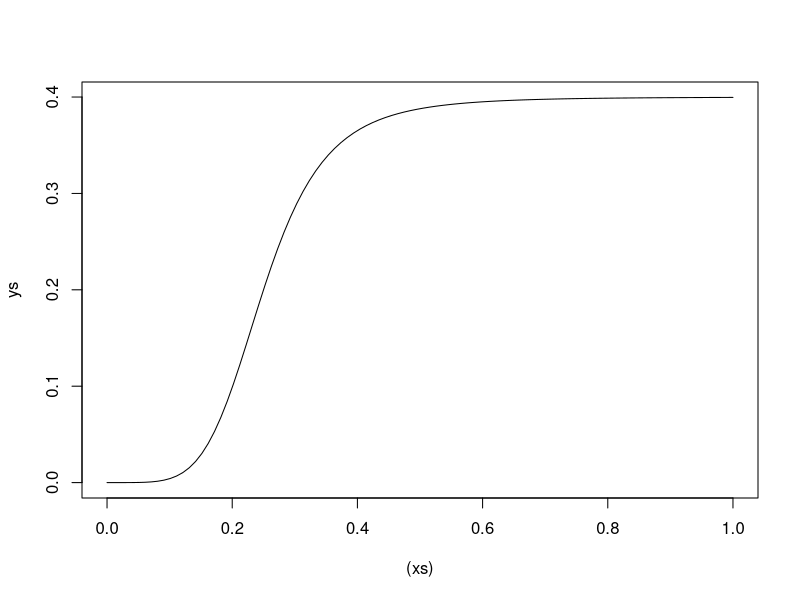
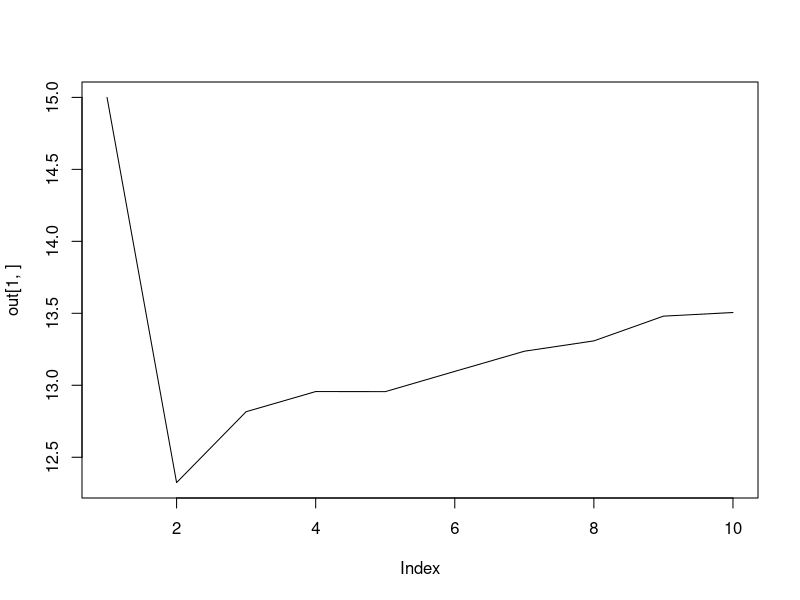

Source code (R) for these figures, in order:
require(gtools)

forwardsim = function(drug_regimen,              # dose given each day (mg/kg)
                      Hb_star,                   # Steady state hameoglobin for the individual (g/dL)
                      diff_alpha,                # parameters governing increase in normoblast production based on difference from steady state
                      delta_alpha,               # parameters governing increase in normoblast production based on previous day reduction in haemoglobin
                      MAX_EFFECT,                # maximum drug effect on G6PD depletion
                      h,                         # slope effect in dose response function
                      beta,                      # Dose corresponding to half maximum drug effect (mg)
                      log_k,                     # transit time parameter
                      nComp_sim,                 # Total number of compartments to forward simulate
                      T_nmblast,                 # normboblast lifespan - maturation time
                      T_retic,                   # reticulocyte lifespan - including marrow and circulating periods
                      T_RBC_max,                 # Maximum allowed value for RBC lifespan (arbitrary; days)
                      T_transit_steady_state,    # transit time at steady state
                      G6PD_initial,              # Initial amount of G6PD (unitless, scales with the delta quantity)
                      logit_G6PD_delta_day,      # Daily fixed reduction of G6PD in absence of drug
                      G6PD_threshold){
  
  out_res = array(dim = c(2, nComp_sim))       # where we save the output of forwards simulation
  
  # set up variables we need for the simulation
  
  Hb_delta=0;
  lambda = 1000;                            # baseline production of normoblasts per time - arbitrary number
  
  Hb = array(dim=nComp_sim);               # The haemoglobin at each point in the simulation
  retic_percent = array(dim=nComp_sim)     # The retic count (%) at each point in the simulation
  drug_effect=0;
  
  # s to store red blood cell age distributions
  erythrocytes = rep(lambda, T_RBC_max);         # Distribution of erythrocytes in circulation
  normoblasts = rep(lambda, T_nmblast);          # Distribution of normoblasts
  reticulocytes = rep(lambda, T_retic);          # Distribution of reticulocytes
  erythrocytes_G6PD = array(dim = T_RBC_max)
  
  # ***** Calculate initial values at steady state *****
  Hb[1] = Hb_star;
  transit = compute_transit_time(Hb[1], Hb_star, T_transit_steady_state, log_k);
  rho = compute_rho(Hb[1], Hb_delta, Hb_star, diff_alpha, delta_alpha); # this should return 1
  if(rho>1) print("Problem as rho >1 at steady state!");
  
  erythrocytes_G6PD[1] = G6PD_initial; # starting quantity of G6PD enzyme
  for(i in 2:T_RBC_max){
    erythrocytes_G6PD[i] = erythrocytes_G6PD[i-1]*(1-inv.logit(logit_G6PD_delta_day)); # daily depletion
    if(erythrocytes_G6PD[i-1] < G6PD_threshold){
      erythrocytes[i] = 0.0;
    } else {
      erythrocytes[i] = erythrocytes[i-1];
    }
  }
  
  Total_Retics = CountRetics(transit, reticulocytes); # count the number of retics in circulation
  Total_Eryths = sum(erythrocytes);                   # count the number of mature RBCs in circulation
  C_0 = Total_Retics + Total_Eryths;                  # Starting number of circulating cells - this is the steady state number
  retic_percent[1] = 100 * Total_Retics / C_0;
  
  #******************* Forward simulation *****************#
  for(t in 2:nComp_sim){
    
    # Compute the multiplication factor of basal normoblast production
    if(t>2) Hb_delta = Hb[t-2]-Hb[t-1];
    rho = compute_rho(Hb[t-1], Hb_delta, Hb_star, diff_alpha, delta_alpha);
    
    # calculate the updated Hb dependent transit time for the reticulocytes
    transit = compute_transit_time(Hb[t-1], Hb_star, T_transit_steady_state, log_k);
    
    # We move the RBCs from one compartment to the next
    temp_normoblasts = normoblasts;   # make temp copy
    normoblasts[1] = rho*lambda;      # the number of new normoblasts made at time t
    for(i in 2:T_nmblast)             # move all the normoblasts along by one
    {
      normoblasts[i] = temp_normoblasts[i-1];
    }
    
    temp_retics = reticulocytes;
    reticulocytes[1] = temp_normoblasts[T_nmblast];
    for(i in 2:T_retic)
    {
      reticulocytes[i] = temp_retics[i-1];
    }
    
    # Compute the G6PD depletion effect of yesterday's dose on circulating erythrocytes
    drug_effect = dose_response(drug_regimen[t-1], MAX_EFFECT, h, beta);
    
    # survival function of RBC lifespan
    temp_eryths = erythrocytes;             # copy values to temp 
    temp_eryths_G6PD = erythrocytes_G6PD;
    # values for first day as erythrocytes
    erythrocytes[1] = temp_retics[T_retic];
    erythrocytes_G6PD[1] = G6PD_initial;
    for (i in 2:T_RBC_max){
      erythrocytes_G6PD[i] = temp_eryths_G6PD[i-1]*(1-inv.logit(logit_G6PD_delta_day))-drug_effect; # deplete by daily amount plus drug effect
      if(erythrocytes_G6PD[i-1] < G6PD_threshold){
        erythrocytes[i] = 0.0;
      } else {
        erythrocytes[i] = temp_eryths[i-1];
      }
    }
    
    # Count the number of retics and erythrocytes in circulation
    Total_Retics = CountRetics(transit, reticulocytes);
    Total_Eryths = sum(erythrocytes);
    C_t = Total_Retics + Total_Eryths;
    retic_percent[t] = 100 * Total_Retics / C_t;
    Hb[t] = Hb_star * C_t / C_0;
    
  }
  # store results
  out_res[1,] = Hb;
  out_res[2,] = retic_percent;
  
  return (out_res);
}


CountRetics = function( transit,  reticulocytes){
  Total_Retics = 0;
  T_retic = length(reticulocytes);
  i = T_retic;
  transit_int = ceiling(transit);
  retic_rem =  ceiling(transit) - transit;
  while(i > transit+1) {
    Total_Retics = Total_Retics+reticulocytes[i];
    i = i-1;
  }
  Total_Retics = Total_Retics+retic_rem*reticulocytes[transit_int];
  
  return(Total_Retics);
}



compute_rho = function( Hb,  Hb_delta,  Hb_star,  diff_alpha,  delta_alpha)
{
  Hb_delta_temp=Hb_delta;
  Hb_diff_temp=Hb_star-Hb;
  rho=1; 
  K_diff = length(diff_alpha);
  K_delta = length(delta_alpha);
  
  if(Hb_delta_temp<0) Hb_delta_temp=0;
  for(i in 1:K_delta){
    rho =rho+ delta_alpha[i]*(Hb_delta_temp^i);
  }
  
  if(Hb_diff_temp<0) Hb_diff_temp=0;
  for(i in 1:K_diff){
    rho = rho + diff_alpha[i]*(Hb_diff_temp^i);
  }
  return (rho);
}

dose_response = function( dose,  MAX_EFFECT,  h,  beta){
  effect = MAX_EFFECT * (dose ^h ) / (dose ^ h + beta^h);
  return (effect);
}

compute_transit_time = function( Hb,  Hb_star,  T_transit_steady_state,  log_k)
{
  transit = T_transit_steady_state*exp(-(Hb_star-Hb)*exp(log_k));
  if(transit>T_transit_steady_state) transit=T_transit_steady_state;
  return (transit);
}

xs = seq(0, 1, length.out=100)
ys=dose_response(xs,MAX_EFFECT = 0.4, h = 5, beta = 0.25)

dose_response(0.5,MAX_EFFECT = 0.01, h = 5, beta = 0.25)


plot((xs), ys,type='l')
nComp_sim = 10
out=forwardsim(drug_regimen = c(1, rep(0,nComp_sim)), 
               Hb_star = 15, 
               diff_alpha = c(.1), 
               delta_alpha = c(.1),
               MAX_EFFECT = 0.01, 
               h = 5, 
               beta = 0.25,
               log_k = 1,
               nComp_sim = nComp_sim,
               T_nmblast = 5, T_retic = 5, T_RBC_max = 150, 
               T_transit_steady_state = 3.5,G6PD_initial = 1, 
               logit_G6PD_delta_day = -3,G6PD_threshold =  inv.logit(-5))
plot(out[1,],type='l')
